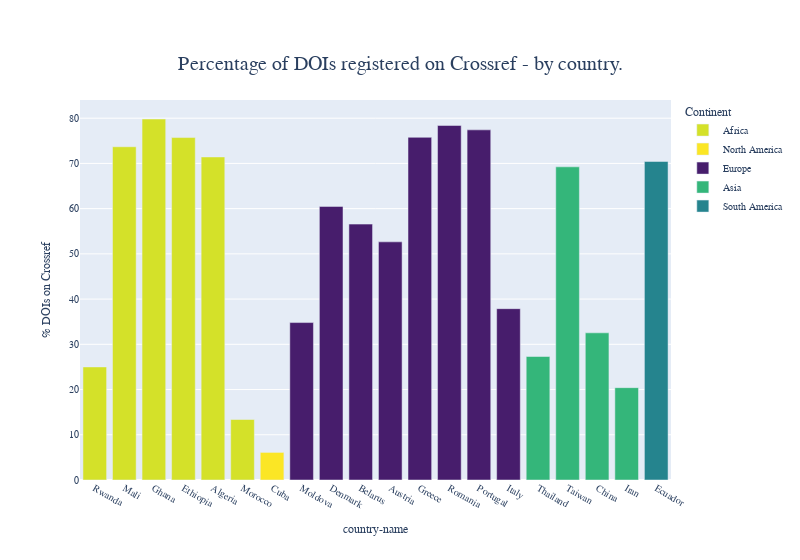

Source (notebook cell):
### Code cell
frame4 = frame.copy()
frame4 = frame4.groupby('country').sum()
frame4 =frame4.apply(lambda x: pd.to_numeric(x, errors='coerce'))
frame4['perc_cr'] = (frame4['on-crossref']/frame4['doi-num'])*100
frame4['country-name'] = coco.convert(names=frame4.index, to="name")
frame4 = frame4[(frame4.perc_cr < 80) & (frame4.perc_cr > 0)]
continent_name = []
for x in frame4.index:
    country_continent_code = pc.country_alpha2_to_continent_code(x)
    country_continent_name = pc.convert_continent_code_to_continent_name(country_continent_code)
    continent_name.append(country_continent_name)
frame4['continent'] = continent_name
frame4 = frame4.sort_values(by=['doi-num'])

fig = px.bar(frame4,x="country-name",y='perc_cr', width=800, color="continent", color_discrete_map={
    'Asia' : '#34B67A',
    'Europe' : '#471D6C',
    'Africa' : '#D4E129',
    'South America' : '#25848E',
    'Oceania' : '#A6DA35',
    'North America' : '#FBE625'
},
 labels={ "country": "Country", "perc_cr": "% DOIs on Crossref", "continent": "Continent" },
 title="Percentage of DOIs registered on Crossref - by country.")


fig.update_layout(
    font_family="sans-serif",
    title_font_size=20,
    font_size=10,
    title = {'xanchor': 'center', 'y':0.9,'x':0.5},
)
fig.show()

### Figure 1 — Plotly figure (JSON) as saved in the notebook; plotly's stock layout.template omitted (floating-point values rounded to 4 significant figures)
{"data": [{"alignmentgroup": "True", "hovertemplate": "Continent=Africa<br>country-name=%{x}<br>% DOIs on Crossref=%{y}<extra></extra>", "legendgroup": "Africa", "marker": {"color": "#D4E129", "pattern": {"shape": ""}}, "name": "Africa", "offsetgroup": "Africa", "orientation": "v", "showlegend": true, "textposition": "auto", "type": "bar", "x": ["Rwanda", "Mali", "Ghana", "Ethiopia", "Algeria", "Morocco"], "xaxis": "x", "y": [25, 73.68, 79.82, 75.72, 71.43, 13.38], "yaxis": "y"}, {"alignmentgroup": "True", "hovertemplate": "Continent=North America<br>country-name=%{x}<br>% DOIs on Crossref=%{y}<extra></extra>", "legendgroup": "North America", "marker": {"color": "#FBE625", "pattern": {"shape": ""}}, "name": "North America", "offsetgroup": "North America", "orientation": "v", "showlegend": true, "textposition": "auto", "type": "bar", "x": ["Cuba"], "xaxis": "x", "y": [6.102], "yaxis": "y"}, {"alignmentgroup": "True", "hovertemplate": "Continent=Europe<br>country-name=%{x}<br>% DOIs on Crossref=%{y}<extra></extra>", "legendgroup": "Europe", "marker": {"color": "#471D6C", "pattern": {"shape": ""}}, "name": "Europe", "offsetgroup": "Europe", "orientation": "v", "showlegend": true, "textposition": "auto", "type": "bar", "x": ["Moldova", "Denmark", "Belarus", "Austria", "Greece", "Romania", "Portugal", "Italy"], "xaxis": "x", "y": [34.81, 60.49, 56.58, 52.66, 75.77, 78.39, 77.42, 37.89], "yaxis": "y"}, {"alignmentgroup": "True", "hovertemplate": "Continent=Asia<br>country-name=%{x}<br>% DOIs on Crossref=%{y}<extra></extra>", "legendgroup": "Asia", "marker": {"color": "#34B67A", "pattern": {"shape": ""}}, "name": "Asia", "offsetgroup": "Asia", "orientation": "v", "showlegend": true, "textposition": "auto", "type": "bar", "x": ["Thailand", "Taiwan", "China", "Iran"], "xaxis": "x", "y": [27.31, 69.25, 32.54, 20.42], "yaxis": "y"}, {"alignmentgroup": "True", "hovertemplate": "Continent=South America<br>country-name=%{x}<br>% DOIs on Crossref=%{y}<extra></extra>", "legendgroup": "South America", "marker": {"color": "#25848E", "pattern": {"shape": ""}}, "name": "South America", "offsetgroup": "South America", "orientation": "v", "showlegend": true, "textposition": "auto", "type": "bar", "x": ["Ecuador"], "xaxis": "x", "y": [70.43], "yaxis": "y"}], "layout": {"barmode": "relative", "font": {"family": "sans-serif", "size": 10}, "legend": {"title": {"text": "Continent"}, "tracegroupgap": 0}, "title": {"font": {"size": 20}, "text": "Percentage of DOIs registered on Crossref - by country.", "x": 0.5, "xanchor": "center", "y": 0.9}, "width": 800, "xaxis": {"anchor": "y", "domain": [0, 1], "title": {"text": "country-name"}}, "yaxis": {"anchor": "x", "domain": [0, 1], "title": {"text": "% DOIs on Crossref"}}}}
